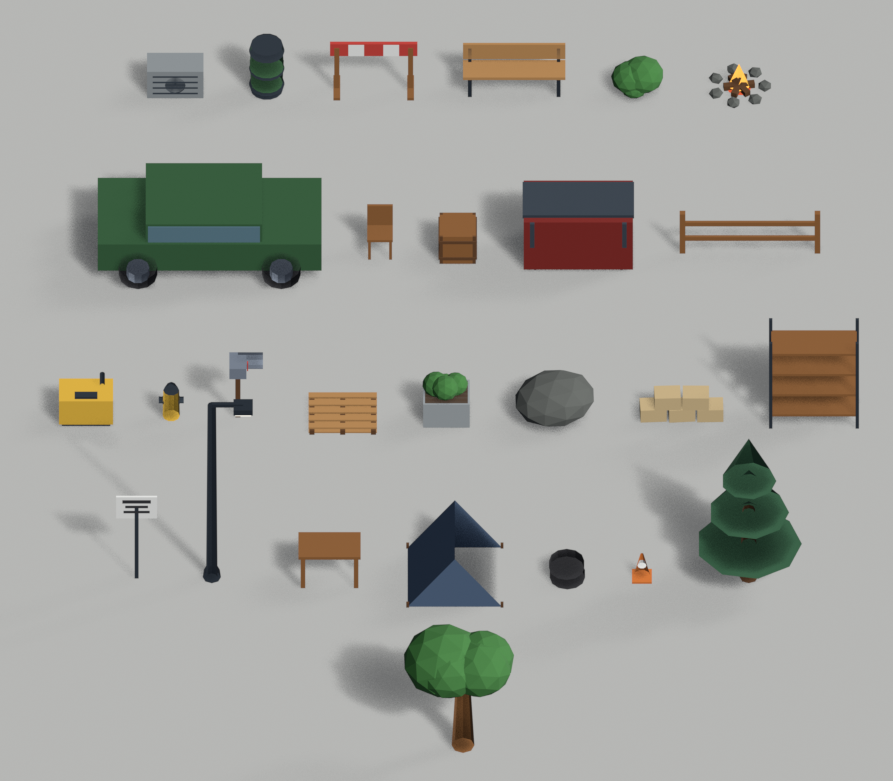
#> input picture docs/hero.png, 893 x 781 px, found by its file name
$ python frame.py docs/hero.png --margin 0.03
#> lines starting #> are read from the running program, lines starting #| are printed output that depends on the picture; after the words box and inside, x2 and y2 are one past the last pixel; in counts of white or black regions, pixels touching at a corner belong together
"""
Trim the empty studio background off a propforge render.

    python tools/frame.py docs/hero.png --margin 0.03

Needs Pillow (build-time only, propforge itself has no dependencies).
"""

import argparse
import sys

from PIL import Image, ImageChops

ap = argparse.ArgumentParser()
ap.add_argument("image")
ap.add_argument("--margin", type=float, default=0.03)
ap.add_argument("--threshold", type=int, default=6)
args = ap.parse_args()

img = Image.open(args.image).convert("RGB")
#> img is the input picture: PIL image 893x781 RGB; mean R, G, B 164.8, 165.4, 160.5
w, h = img.size
#> w = 893; h = 781

# background reference = median of the four corners
corners = [img.getpixel(p) for p in ((2, 2), (w - 3, 2), (2, h - 3), (w - 3, h - 3))]
#> corners = [(182, 183, 181), (181, 182, 180), (182, 183, 181), (181, 182, 180)]
bg = tuple(sorted(c[i] for c in corners)[len(corners) // 2] for i in range(3))
#> bg = (182, 183, 181)
flat = Image.new("RGB", img.size, bg)
diff = ImageChops.difference(img, flat).convert("L")
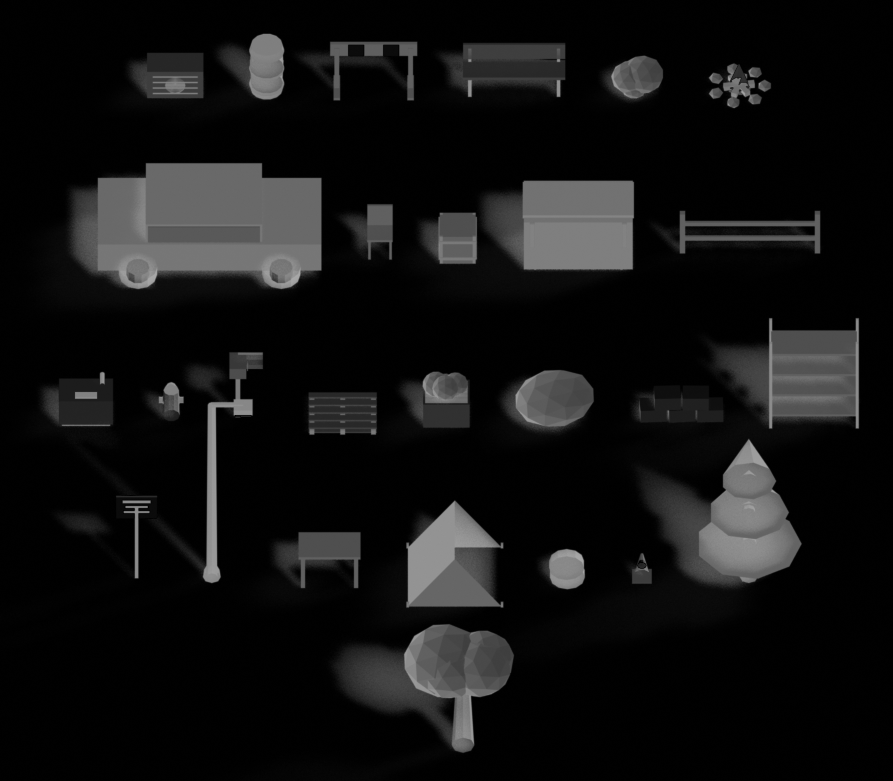
#> diff: PIL image 893x781 L; min 0, max 168, mean 18
mask = diff.point(lambda v: 255 if v > args.threshold else 0)
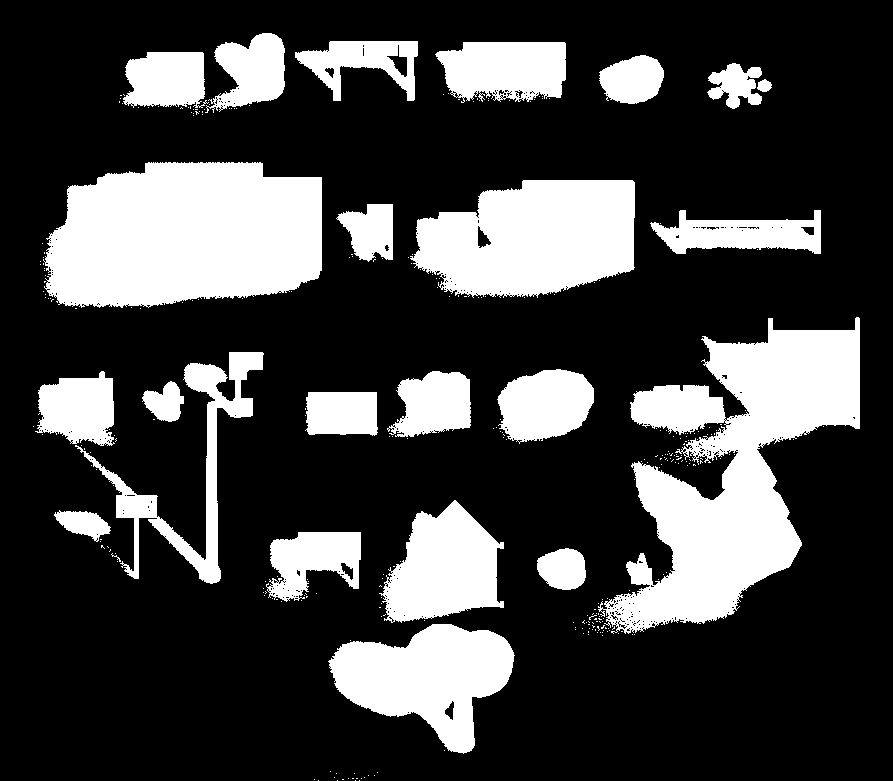
#> mask: PIL image 893x781 L; 25.5% white; 307 white regions (284 under 20 px), largest, box (x1, y1, x2, y2) and area: (598, 317, 860, 634) 38496, (43, 162, 322, 308) 33998, (410, 180, 635, 298) 20519
box = mask.getbbox()
#> box = (33, 33, 860, 781)
if box is None:
    print("nothing to crop")
    sys.exit(0)

x0, y0, x1, y1 = box
#> x0 = 33; y0 = 33; x1 = 860; y1 = 781
pad = int(max(x1 - x0, y1 - y0) * args.margin)
#> pad = 24
box = (max(0, x0 - pad), max(0, y0 - pad), min(w, x1 + pad), min(h, y1 + pad))
#> box = (9, 9, 884, 781)
trimmed = img.crop(box)
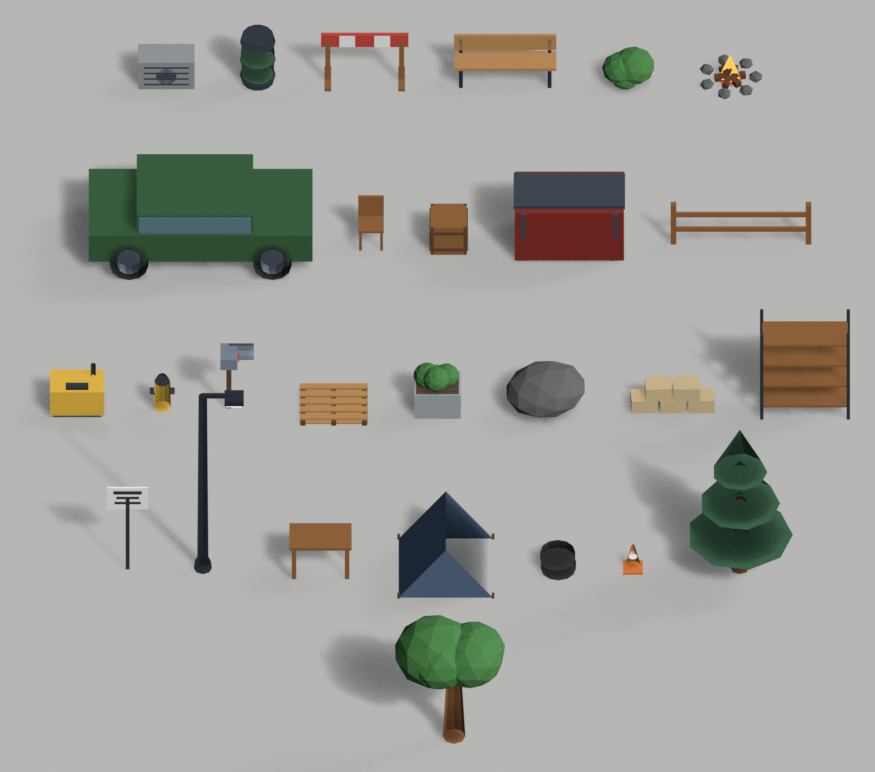
#> trimmed: PIL image 875x772 RGB; mean R, G, B 164.3, 164.8, 159.8
trimmed.save(args.image)
print("cropped %dx%d -> %dx%d (%s)" % (w, h, trimmed.width, trimmed.height, args.image))
#| cropped 893x781 -> 875x772 (docs/hero.png)
